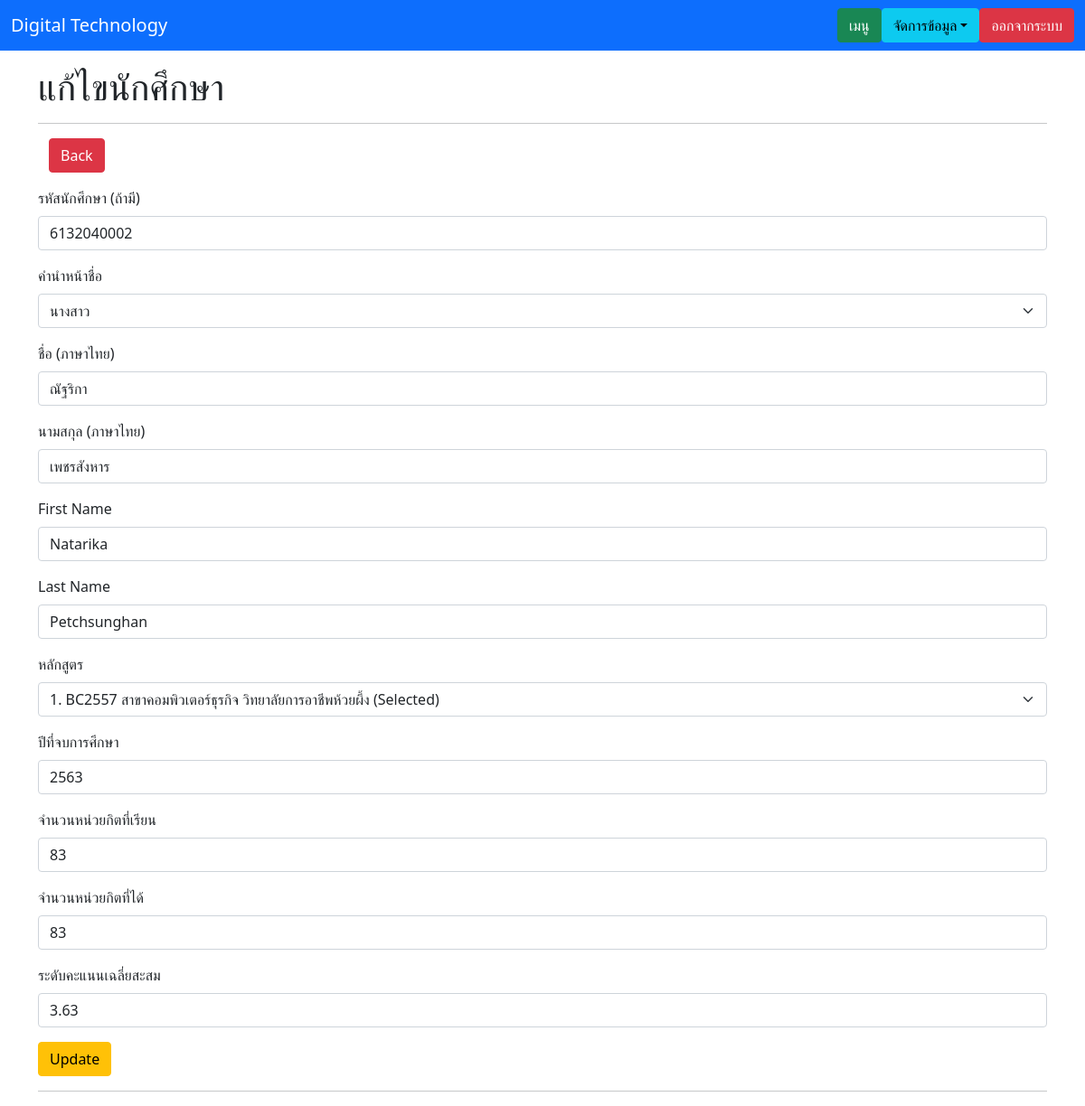
Page /student_update.php?student_id=1 on the committed database.
### tables this page shows
CREATE TABLE `tbl_student` (
  `transcript_ID` int(3) NOT NULL,
  `student_ID` varchar(15) DEFAULT NULL,
  `student_T_Name` varchar(20) NOT NULL,
  `student_F_Name` varchar(255) NOT NULL,
  `student_L_Name` varchar(255) NOT NULL,
  `student_ET_Name` varchar(20) NOT NULL,
  `student_EF_Name` varchar(255) NOT NULL,
  `student_EL_Name` varchar(255) NOT NULL,
  `schoolNum` int(3) NOT NULL,
  `courseA_ID` int(2) NOT NULL,
  `graduateYear` varchar(4) NOT NULL,
  `creditsStudied` varchar(3) NOT NULL,
  `creditsEarned` varchar(3) NOT NULL,
  `stdCredit` varchar(4) NOT NULL
);

### functions.php (called while the page is built, shortened)
<?php
    class DB_con{
        function __construct() {
            $conn = mysqli_connect(DB_SERVER,DB_USER,DB_PASS,DB_NAME);
            $this->dbcon = $conn;
        }
        public function fetchonerecord_student($id){
            $result = mysqli_query($this->dbcon, "SELECT transcript_ID,student_ID,student_T_Name,student_F_Name,student_L_Name,student_ET_Name,student_EF_Name,student_EL_Name,tbl_student.schoolNum,schoolName,tbl_student.courseA_ID,courseA_CodeName,branchA_Name,graduateYear,creditsStudied,creditsEarned,stdCredit,schoolID,courseA_Name FROM tbl_student , tbl_school , tbl_avp WHERE transcript_ID = '$id' AND tbl_student.schoolNum = tbl_school.schoolNum AND tbl_student.courseA_ID = tbl_avp.courseA_ID");
            return $result;
        }
    }
?>

### student_update.php (the view, shortened to what this page needs)
<?php
    include_once('functions.php');
?>
<!DOCTYPE html>
<html lang="en">
<head>
    <link rel="stylesheet" href="https://stackpath.bootstrapcdn.com/bootstrap/5.0.0-alpha2/css/bootstrap.min.css">
</head>
<body>
<nav class="navbar navbar-expand-lg navbar-dark bg-primary">
        <div class="container-fluid">
            <a class="navbar-brand" href="index.php">Digital Technology</a>
                <ul class="nav justify-content-end">
                    <li class="nav-item">
                        <a class="btn btn-success" aria-current="page" href="teacher_menu.php">เมนู</a>
                    </li>
                    <li>
                        <div class="dropdown ml-2">
                            <button class="btn btn-info dropdown-toggle" type="button" id="dropdown-menu" data-toggle="dropdown" aria-expanded="false">จัดการข้อมูล</button>
                        </div>
                    </li>
                    <li>
                        <a class="btn btn-danger ml-2" aria-current="page" href="logout.php">ออกจากระบบ</a>
                    </li>
                </ul>
        </div >
    </nav>
    <div class="container">
        <h1 class="mt-3">แก้ไขนักศึกษา</h1>
        <hr>
        <div class="container">
            <div class="row justify-content-between">
                <div class="col-4">
                    <a href="student_show.php" class="btn btn-danger mb-3">Back</a>
                </div>
            </div>
        </div>
        <?php
            $id = $_GET['student_id'];
            $update_std = new DB_con();
            $sql = $update_std->fetchonerecord_student($id);
            while($row = mysqli_fetch_array($sql)) {
        ?>
        <form action="" method="post">
            <div class="mb-3">
                <label for="student_ID" class="form-label">รหัสนักศึกษา (ถ้ามี)</label>
                <input type="text" name="student_ID" class="form-control" value="<?php echo $row['student_ID']; ?>">
            </div>
            <div class="mb-3">
                <label for="student_Title" class="form-label">คำนำหน้าชื่อ</label>
                <select name="student_Title" class="form-select">
                    <option selected><?php echo $row['student_T_Name']; ?></option>
                </select>
            </div>
            <div class="mb-3">
                <label for="student_F_Name" class="form-label">ชื่อ (ภาษาไทย)</label>
                <input type="text" name="student_F_Name" class="form-control" value="<?php echo $row['student_F_Name']; ?>" required>
            </div>
            <div class="mb-3">
                <label for="student_L_Name" class="form-label">นามสกุล (ภาษาไทย)</label>
                <input type="text" name="student_L_Name" class="form-control" value="<?php echo $row['student_L_Name']; ?>" required>
            </div>
            <div class="mb-3">
                <label for="student_EF_Name" class="form-label">First Name</label>
                <input type="text" name="student_EF_Name" class="form-control" value="<?php echo $row['student_EF_Name']; ?>" required>
            </div>
            <div class="mb-3">
                <label for="student_EL_Name" class="form-label">Last Name</label>
                <input type="text" name="student_EL_Name" class="form-control" value="<?php echo $row['student_EL_Name']; ?>" required>
            </div>
            <div class="mb-3">
                <label for="courseA_CodeName" class="form-label">หลักสูตร</label>
                <select class="form-select" name="courseA_ID" id="courseA_ID" aria-label="โปรดเลือกหลักสูตรปริญญาตรี" required>
                    <option selected value="<?php echo $row["courseA_ID"];?>"><?php echo $row["courseA_ID"];?>. </option>
                        <?php
                            include_once('functions.php');
                            $fetchselect = new DB_con();
                            $sql = $fetchselect->fetchselect_a();
                        ?>
                </select>
            </div>
            <div class="mb-3">
                <label for="graduateYear" class="form-label">ปีที่จบการศึกษา</label>
                <input type="text" name="graduateYear" class="form-control" value="<?php echo $row['graduateYear']; ?>" required>
            </div>
            <div class="mb-3">
                <label for="creditsStudied" class="form-label">จำนวนหน่วยกิตที่เรียน</label>
                <input type="text" name="creditsStudied" class="form-control" value="<?php echo $row['creditsStudied']; ?>" required>
            </div>
            <div class="mb-3">
                <label for="creditsEarned" class="form-label">จำนวนหน่วยกิตที่ได้</label>
                <input type="text" name="creditsEarned" class="form-control" value="<?php echo $row['creditsEarned']; ?>" required>
            </div>
            <div class="mb-3">
                <label for="stdCredit" class="form-label">ระดับคะแนนเฉลี่ยสะสม</label>
                <input type="text" name="stdCredit" class="form-control" value="<?php echo $row['stdCredit']; ?>" required>
            </div>
            <?php } ?>
            <button type="submit" name="update" class="btn btn-warning">Update</button>
            <hr>
        </form>
    </div>
</body>
</html>

### rows in the picture
tbl_student: student_ID "6132040002", student_Title "นางสาว", student_F_Name "ณัฐริกา", student_L_Name "เพชรสังหาร", student_EF_Name "Natarika", student_EL_Name "Petchsunghan", courseA_ID "1. BC2557 สาขาคอมพิวเตอร์ธุรกิจ วิทยาลัยการอาชีพห้วยผึ้ง (Selected)", graduateYear "2563", creditsStudied "83", creditsEarned "83", stdCredit "3.63"
